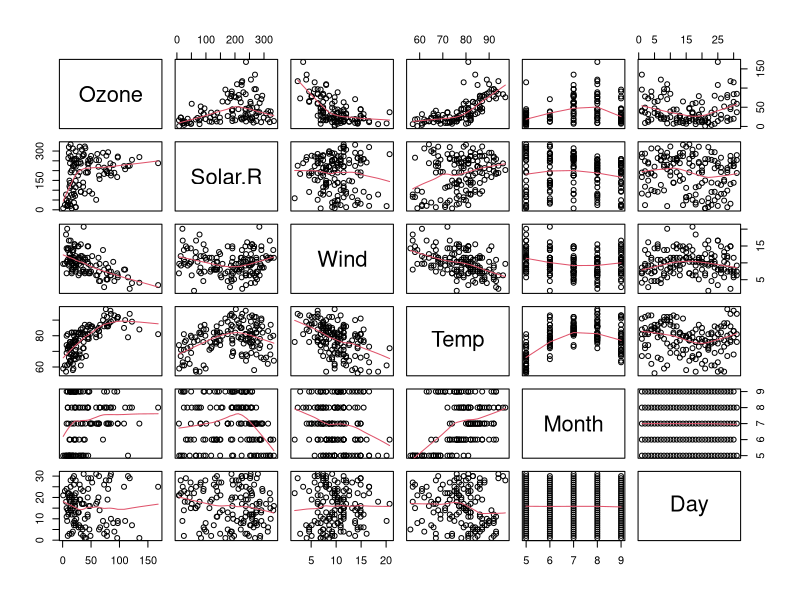
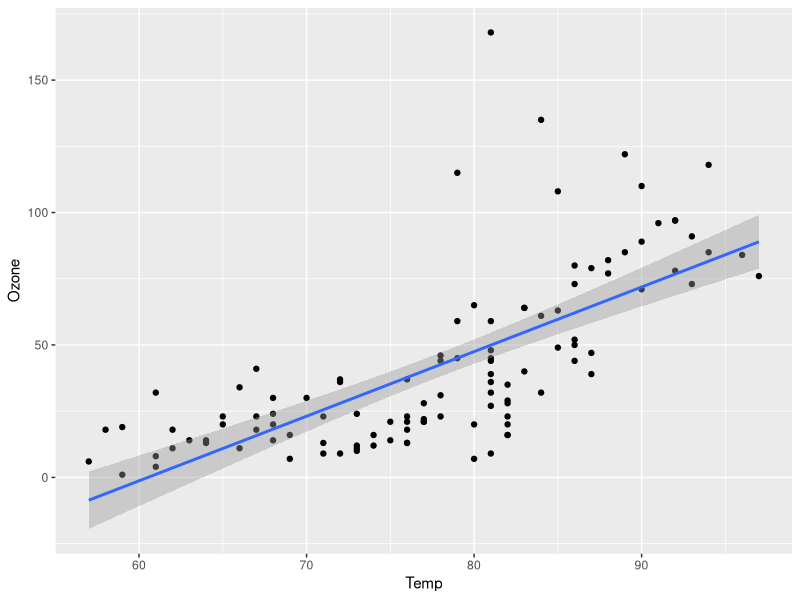
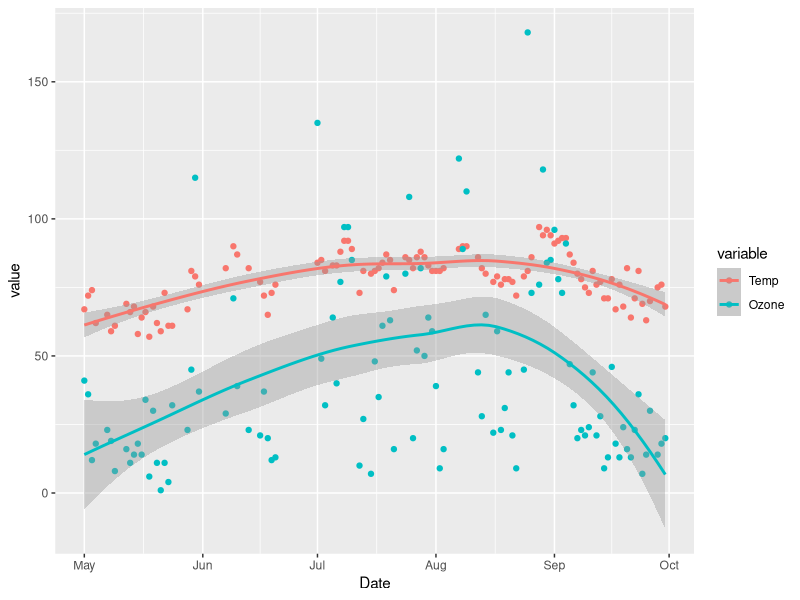

Generate these figures, in order, with R:
## ---- chunk 1
# Load required packages. Install packages when necessary.
for (pkg in c("dplyr", "reshape2", "ggplot2")) {
  if (! suppressWarnings(require(pkg, character.only=TRUE))) {
    install.packages(pkg, repos="http://cran.fhcrc.org", dependencies=TRUE)
    suppressWarnings(require(pkg, character.only=TRUE))
  }
}
## ---- chunk 2
library(datasets)
data(airquality)

str(airquality)
## ---- chunk 3
head(airquality)
tail(airquality)
## ---- chunk 4
summary(airquality)
## ---- chunk 5
pairs(airquality, panel = panel.smooth)
## ---- chunk 6
summary(lm(Ozone ~ Wind + Solar.R + Temp, data = airquality))
## ---- chunk 7
df <- na.omit(as.data.frame(airquality))
summary(df)
## ---- chunk 8
qplot(Temp, Ozone, data=df, geom=c("point", "smooth"), method="lm")
## ---- chunk 9
df$Date <- as.Date(paste("1973", df$Month, df$Day, sep="-"), "%Y-%m-%d")
str(df)
## ---- chunk 10
df <- select(df, Temp, Ozone, Date) 
df <- melt(df, id="Date")

str(df)
## ---- chunk 11
ggplot(df, aes(x=Date, y=value, colour=variable, group=variable)) +
   geom_point(aes(y=value, colour=variable)) + geom_smooth(method="loess")
